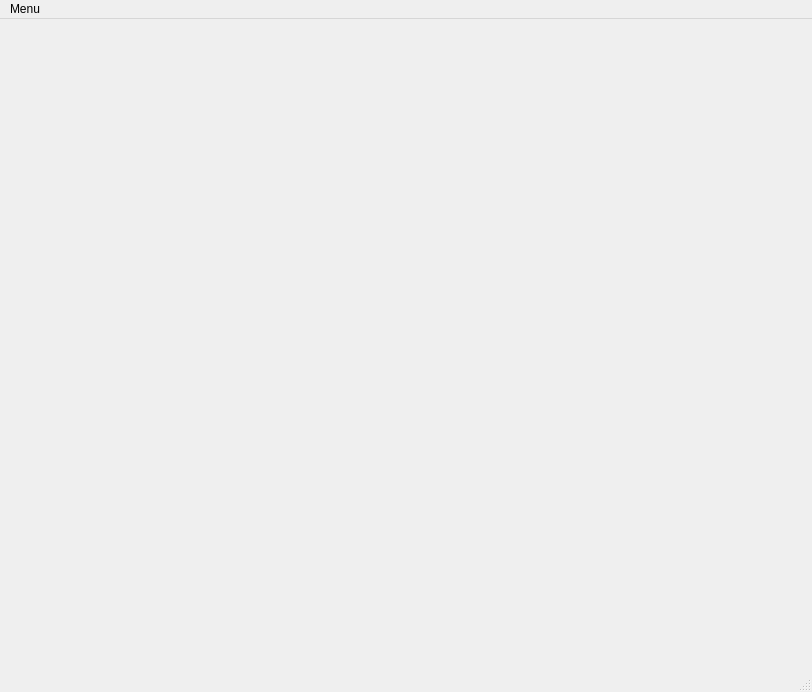
<?xml version="1.0" encoding="UTF-8"?>
<ui version="4.0">
 <class>MainMenu</class>
 <widget class="QMainWindow" name="MainMenu">
  <property name="geometry">
   <rect>
    <x>0</x>
    <y>0</y>
    <width>812</width>
    <height>692</height>
   </rect>
  </property>
  <property name="windowTitle">
   <string>Main Menu</string>
  </property>
  <widget class="QWidget" name="centralwidget">
   <layout class="QHBoxLayout" name="horizontalLayout"/>
  </widget>
  <widget class="QStatusBar" name="statusbar"/>
  <widget class="QMenuBar" name="menu">
   <property name="geometry">
    <rect>
     <x>0</x>
     <y>0</y>
     <width>812</width>
     <height>20</height>
    </rect>
   </property>
   <widget class="QMenu" name="Options">
    <property name="title">
     <string>Menu</string>
    </property>
    <addaction name="action_New_Gallery"/>
    <addaction name="action_Collage"/>
    <addaction name="action_Edit_photos"/>
   </widget>
   <addaction name="Options"/>
  </widget>
  <action name="action_Open">
   <property name="text">
    <string>&amp;Open...</string>
   </property>
  </action>
  <action name="action_New_Gallery">
   <property name="text">
    <string>&amp;New Gallery</string>
   </property>
  </action>
  <action name="action_Collage">
   <property name="text">
    <string>&amp;Collage</string>
   </property>
  </action>
  <action name="action_Edit_photos">
   <property name="text">
    <string>&amp;Edit photos</string>
   </property>
  </action>
 </widget>
 <resources/>
 <connections/>
</ui>
